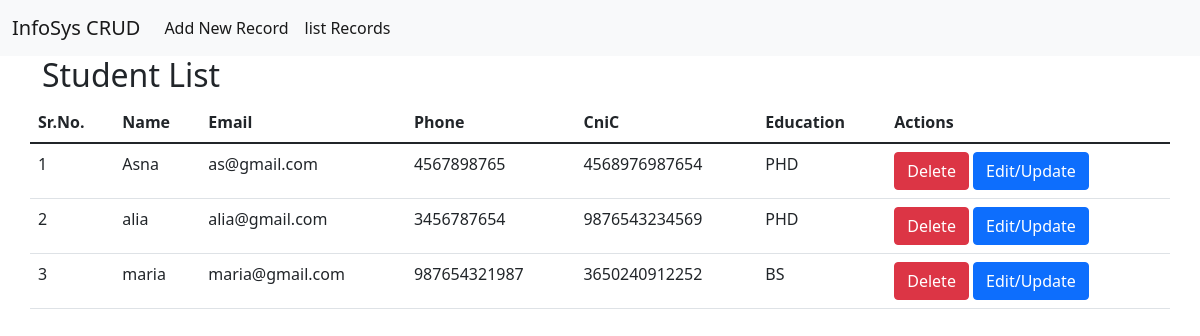
The app's page /listrecords.php with its own data.
### tables this page shows
CREATE TABLE `tbl_info` (
  `id` int(11) NOT NULL,
  `name` varchar(255) NOT NULL,
  `email` varchar(255) NOT NULL,
  `cnic` varchar(255) NOT NULL,
  `education` varchar(255) NOT NULL COMMENT 'BS PHD MS',
  `phone` varchar(255) NOT NULL,
  `delete_at` varchar(255) NOT NULL
);

### listrecords.php (the view, shortened to what this page needs)
<?php
 include './db.php';
 ?>
<!DOCTYPE html>
<html lang="en">
<head>
    <link href="https://cdn.jsdelivr.net/npm/bootstrap@5.1.3/dist/css/bootstrap.min.css" rel="stylesheet"
>
</head>
<body>
    <?php
        include("./topmenu.php")
    ?>
    <div class="container">
        <div class="row">
            <h2>Student List</h2>
            <table class="table">
                <thead>
                    <tr>
                        <th>Sr.No.</th>
                        <th>Name</th>
                        <th>Email</th>
                        <th>Phone</th>
                        <th>CniC</th>
                        <th>Education</th>
                        <th>Actions</th>
                    </tr>
                </thead>
                <tbody>
                        <?php
                         $get_record = "SELECT * FROM tbl_info ";
                         $record = mysqli_query($dbconnection,$get_record);
      $i=1;
           if ($num = mysqli_num_rows($record)>0) {
                while ($result = mysqli_fetch_assoc($record)) {
                     echo "
                          <tr class='data'>
                          <td>".$i++."</td>
                               <td>".$result['name']."</td>
                               <td>".$result['email']."</td>
                               <td>".$result['phone']."</td>
                               <td>".$result['cnic']."</td>
                               <td>".$result['education']."</td>
                               <td> <a href='listrecords.php?id=".$result["id"]."'   <b class='material-icons btn btn-danger btn-simple'
                               >Delete</a>
                               <a class='btn btn-primary' href='edit.php?id=".$result["id"]."' class='opt'>Edit/Update</a> </td>
                          </tr>
                     ";
                }
           }
      ?>
                </tbody>
            </table>
        </div>
    </div>
</body>
</html>

### topmenu.php (shortened to what this page needs)
<nav class="navbar navbar-expand-lg navbar-light bg-light">
    <div class="container-fluid">
        <a class="navbar-brand" href="#">InfoSys CRUD</a>
        <div class="collapse navbar-collapse" id="navbarSupportedContent">
            <ul class="navbar-nav me-auto mb-2 mb-lg-0">
                <li class="nav-item">
                    <a class="nav-link active" aria-current="page" href="./index.php">Add New Record</a>
                </li>
                <li class="nav-item">
                    <a class="nav-link active" aria-current="page" href="./listrecords.php">list Records</a>
                </li>
            </ul>
        </div>
    </div>
</nav>

### records on screen
tbl_info: name "Asna", email "as@gmail.com", phone "4567898765", cnic "4568976987654", education "PHD"
tbl_info: name "alia", email "alia@gmail.com", phone "3456787654", cnic "9876543234569", education "PHD"
tbl_info: name "maria", email "maria@gmail.com", phone "987654321987", cnic "3650240912252", education "BS"
